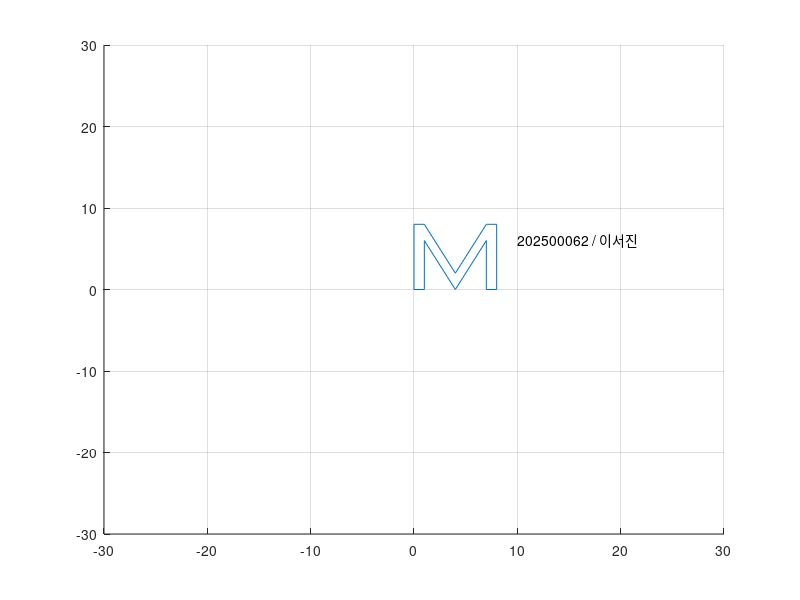

Write MATLAB code to recreate this figure.
x=[0 1 1 4 7 7 8 8 7 4 1 0 0;
   0 0 6 0 6 0 0 8 8 2 8 8 0;
   1 1 1 1 1 1 1 1 1 1 1 1 1];

% x3축 기준으로 CW 회전.
% 회전 각도 deg는 0~360까지 1도 간격으로 커짐.
% M 시계방향으로 서서히 회전.
for deg=0:1:360
    th=deg*pi/180;
    A=[cos(th) sin(th) 0; -sin(th) cos(th) 0; 0 0 1];
    y=A*x;
    clf;
    axis([-30 30 -30 30]);
    line(y(1,:), y(2,:));
    grid on;
    text(10, 6, '202500062 / 이서진')
    pause(0.000001);
end

% x3축 기준으로 CW 회전.
% 회전 각도 deg는 360~0까지 1도 간격으로 작아짐.
% M 반시계방향으로 서서히 회전.
% deg를 0~360까지 1도씩 커지도록 하고
% 회전 방향을 CCW로 정의해도 똑같이 동작함.
for deg=360:-1:0
% for deg=0:1:360
    th=deg*pi/180;
    A=[cos(th) sin(th) 0; -sin(th) cos(th) 0; 0 0 1];
    % A=[cos(th) -sin(th) 0; sin(th) cos(th) 0; 0 0 1];
    y=A*x;
    clf;
    axis([-30 30 -30 30]);
    line(y(1,:), y(2,:));
    grid on;
    text(10, 6, '202500062 / 이서진')
    pause(0.000001);
end
